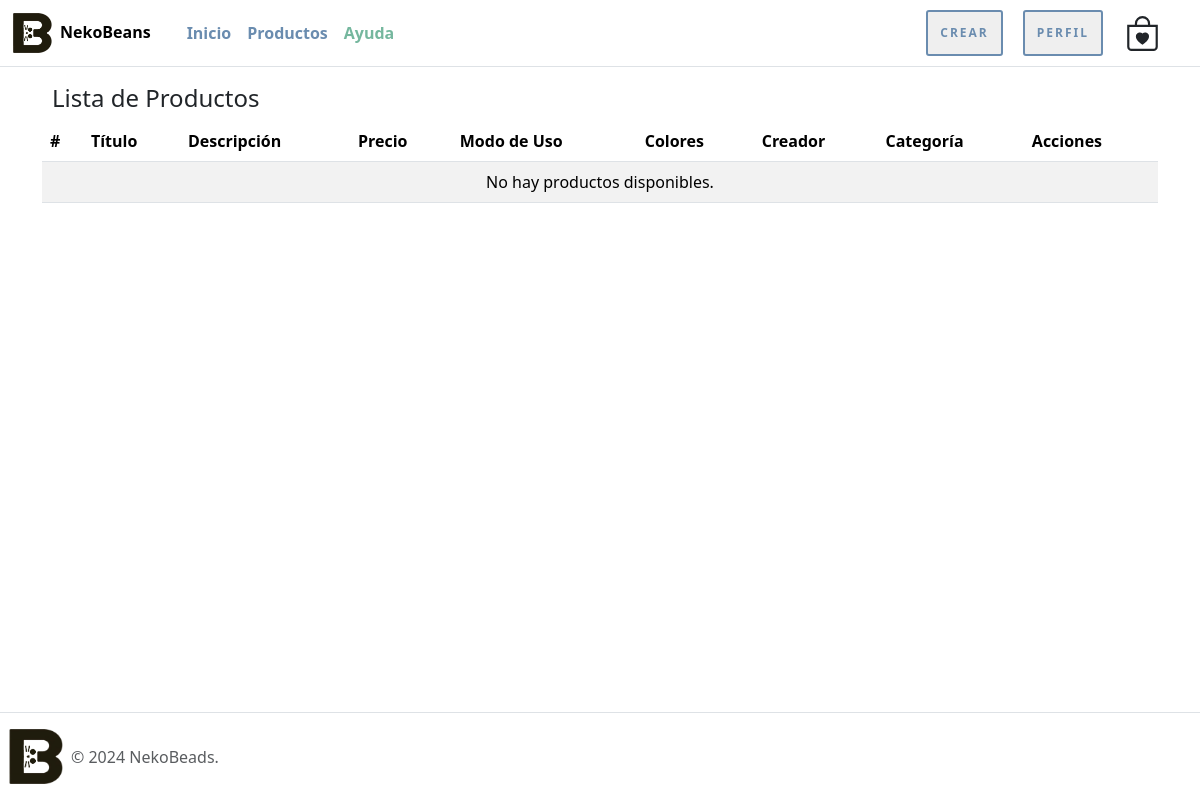
Page /listar-productos/ (signed in) on the earlier database version.
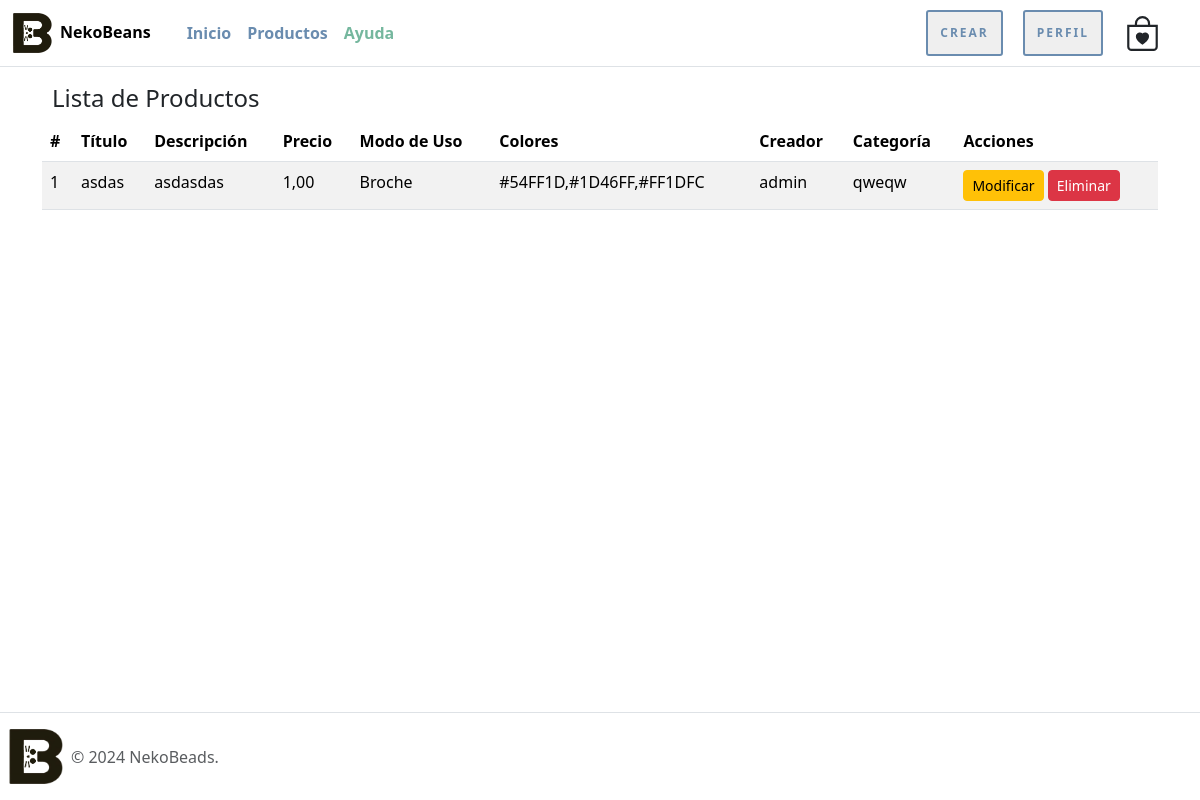
Same page on the later database version.
### nekoBeansWeb/models.py (models this page shows, shortened)
class Producto(models.Model):
    titulo = models.CharField(max_length=20)
    descripcion = models.CharField(max_length=100)
    precio = models.DecimalField(max_digits=10, decimal_places=2)
    tipo_modo_uso = models.IntegerField(choices=tipo_uso, default=1)
    colores = models.CharField(max_length=200)
    creador = models.CharField(max_length=20)
    categoria = models.CharField(max_length=20)
    imagen = models.ImageField(upload_to="productos", null=True)
    @property
    def nombre_modo_uso(self):
        return dict(tipo_uso).get(self.tipo_modo_uso, "Desconocido")

### nekoBeansWeb/views.py (the view)
# urls.py: path('listar-productos/', listar_productos, name='listar_productos'),
@permission_required('nekoBeansWeb.view_producto')
def listar_productos(request):
    productos = Producto.objects.all()
    data = {
        'productos': productos
    }
    return render(request, 'nekoBeansWeb/producto/listar.html', data)

### nekoBeansWeb/templates/nekoBeansWeb/producto/listar.html (shortened to what this page needs)
{% extends 'nekoBeansWeb/narvar_footer.html' %}
{% load static %}
{% block contenido %}
<div class="container mt-4">
    <div class="row">
        <div class="col-md-12">
            <h4 class="espacio-titulos">Lista de Productos</h4>
            <div class="table-responsive">
                <table class="table table-hover table-striped">
                    <thead class="thead-dark">
                        <tr>
                            <th scope="col">#</th>
                            <th scope="col">Título</th>
                            <th scope="col">Descripción</th>
                            <th scope="col">Precio</th>
                            <th scope="col">Modo de Uso</th>
                            <th scope="col">Colores</th>
                            <th scope="col">Creador</th>
                            <th scope="col">Categoría</th>
                            <th scope="col">Acciones</th>
                        </tr>
                    </thead>
                    <tbody>
                        {% for producto in productos %}
                            <tr>
                                <td>{{ forloop.counter }}</td>
                                <td>{{ producto.titulo }}</td>
                                <td>{{ producto.descripcion }}</td>
                                <td>{{ producto.precio }}</td>
                                <td>{{ producto.nombre_modo_uso }}</td>
                                <td>{{ producto.colores }}</td>
                                <td>{{ producto.creador }}</td>
                                <td>{{ producto.categoria }}</td>
                                <td>
                                    <a href="{% url 'modificar_producto' producto.id %}" class="btn btn-sm btn-warning">Modificar</a>
                                    <a href="{% url 'eliminar_producto' producto.id %}" class="btn btn-sm btn-danger delete-btn">Eliminar</a>
                                </td>
                            </tr>
                        {% empty %}
                            <tr>
                                <td colspan="9" class="text-center">No hay productos disponibles.</td>
                            </tr>
                        {% endfor %}
                    </tbody>
                </table>
            </div>
        </div>
    </div>
</div>
{% endblock %}

Differences in the rows shown:
added Producto: titulo "asdas", descripcion "asdasdas", precio "1,00", nombre_modo_uso "Broche", colores "#54FF1D,#1D46FF,#FF1DFC", creador "admin", categoria "qweqw"
Other differences:
text no longer shown: "No hay productos disponibles."
